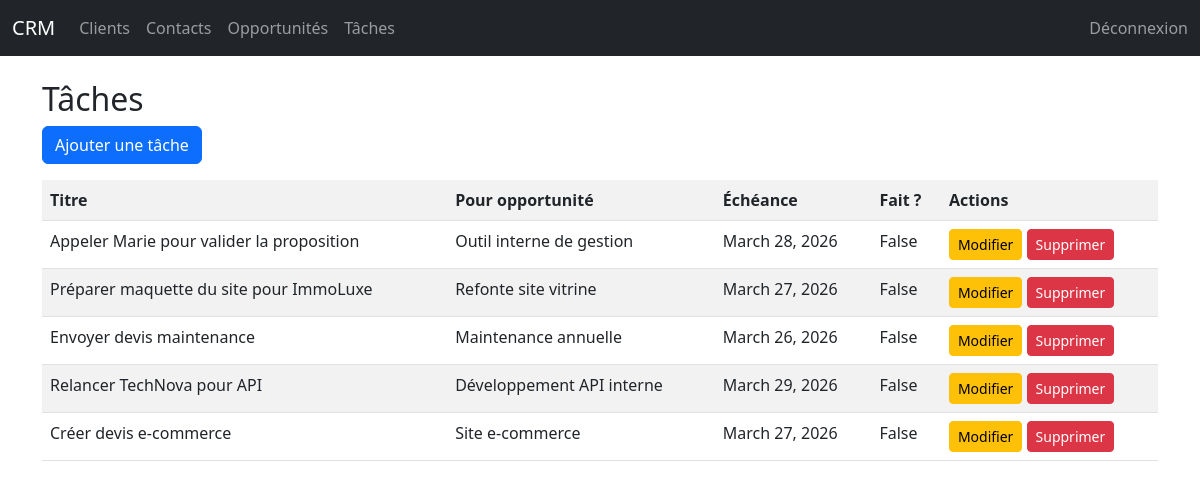
Before: /tasks/ (signed in) with the older database file.
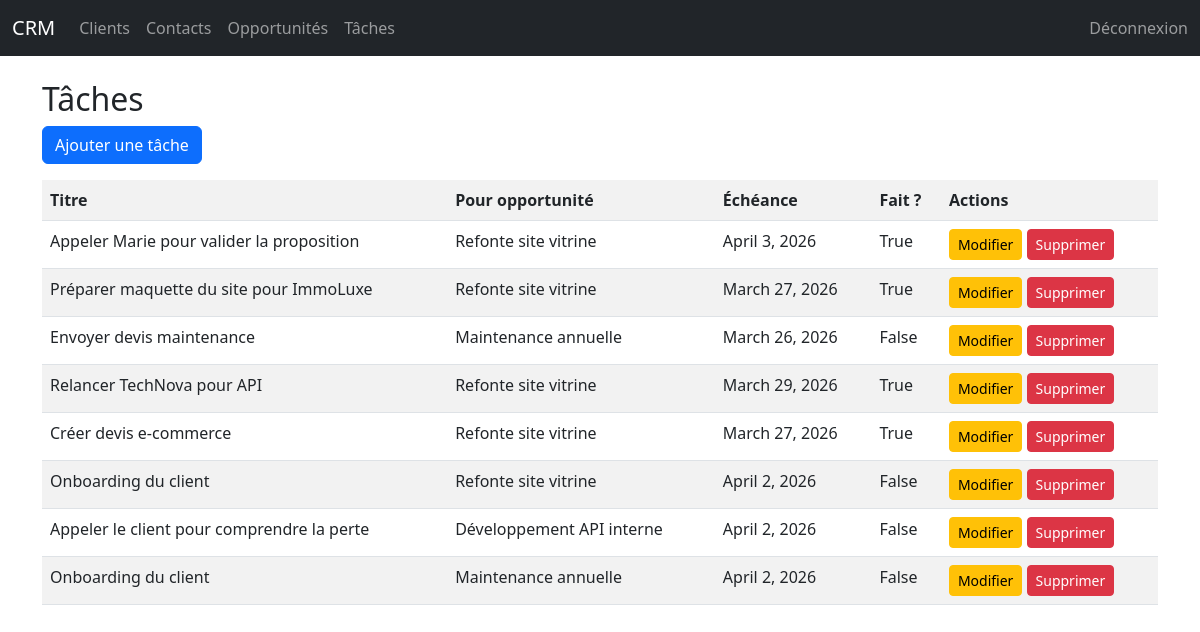
After: the same page with the newer database file.
### crm/models.py (models this page shows, shortened)
class Task(models.Model):
    opportunity = models.ForeignKey(Opportunity, on_delete=models.CASCADE, related_name="tasks")
    title = models.CharField(max_length=200)
    due_date = models.DateField(blank=True, null=True)
    done = models.BooleanField(default=False)

class Opportunity(models.Model):
    client = models.ForeignKey(Client, on_delete=models.CASCADE, related_name="opportunities")
    title = models.CharField(max_length=200)
    amount = models.DecimalField(max_digits=10, decimal_places=2)
    stage = models.CharField(
        max_length=50,
        choices=[
            ("new", "Nouveau"),
            ("contacted", "Contacté"),
            ("proposal", "Proposition"),
            ("won", "Gagné"),
            ("lost", "Perdu"),
        ],
        default="new"
    )
    created_at = models.DateTimeField(auto_now_add=True)
    owner = models.ForeignKey(User, on_delete=models.CASCADE, related_name="opportunities")

### crm/views.py (the view)
# urls.py: path("tasks/", views.tasks_list),
@login_required
def tasks_list(request):
    if request.user.is_staff:
        tasks = Task.objects.all()
    else:
        tasks = Task.objects.filter
    return render(request, "crm/tasks_list.html", {"tasks": tasks})

### crm/templates/crm/tasks_list.html
{% extends "base.html" %}
{% block content %}
<h2>Tâches</h2>
<a href="/tasks/add/" class="btn btn-primary mb-3">Ajouter une tâche</a>
<table class="table table-striped">
<tr>
    <th>Titre</th>
    <th>Pour opportunité</th>
    <th>Échéance</th>
    <th>Fait ?</th>
    <th>Actions</th>
</tr>
{% for t in tasks %}
<tr>
    <td>{{ t.title }}</td>
    <td>{{ t.opportunity.title }}</td>
    <td>{{ t.due_date }}</td>
    <td>{{ t.done }}</td>
    <td>
        <a href="/tasks/{{ t.id }}/edit/" class="btn btn-warning btn-sm">Modifier</a>
        <a href="/tasks/{{ t.id }}/delete/" class="btn btn-danger btn-sm">Supprimer</a>
    </td>
</tr>
{% empty %}
<tr><td colspan="4">Aucune tâche.</td></tr>
{% endfor %}
</table>
{% endblock %}

### templates/base.html (shortened to what this page needs)
<!DOCTYPE html>
<html>
<head>
    <link href="https://cdn.jsdelivr.net/npm/bootstrap@5.3.0/dist/css/bootstrap.min.css"
          rel="stylesheet">
</head>
<body>
<nav class="navbar navbar-expand-lg navbar-dark bg-dark mb-4">
    <div class="container-fluid">
        <a class="navbar-brand" href="/">CRM</a>
        <div class="collapse navbar-collapse" id="navbarNav">
            <ul class="navbar-nav me-auto">
                {% if user.is_authenticated %}
                <li class="nav-item">
                    <a class="nav-link" href="/clients/">Clients</a>
                </li>
                <li class="nav-item">
                    <a class="nav-link" href="/contacts/">Contacts</a>
                </li>
                <li class="nav-item">
                    <a class="nav-link" href="/opportunities/">Opportunités</a>
                </li>
                <li class="nav-item">
                    <a class="nav-link" href="/tasks/">Tâches</a>
                </li>
                {% endif %}
            </ul>
            <ul class="navbar-nav">
                {% if user.is_authenticated %}
                <li class="nav-item">
                    <form action="/logout/" method="POST" class="d-inline">
                        <button type="submit"
                                class="nav-link btn btn-link p-0 m-0"
                                style="color: rgba(255,255,255,.55); text-decoration:none;"
                                onmouseover="this.style.color='white'"
                                onmouseout="this.style.color='rgba(255,255,255,.55)'">
                            Déconnexion
                        </button>
                    </form>
                </li>
                {% else %}
                <li class="nav-item">
                    <a class="nav-link" href="/login/">Connexion</a>
                </li>
                {% endif %}
            </ul>
        </div>
    </div>
</nav>
<div class="container">
    {% block content %}{% endblock %}
</div>
</body>
</html>

Changed rows visible on the page:
changed Task "Appeler Marie pour valider la proposition": opportunity "Outil interne de gestion" → "Refonte site vitrine"; due_date "March 28, 2026" → "April 3, 2026"; done "False" → "True"
changed Task "Préparer maquette du site pour ImmoLuxe": done "False" → "True"
changed Task "Relancer TechNova pour API": opportunity "Développement API interne" → "Refonte site vitrine"; done "False" → "True"
changed Task "Créer devis e-commerce": opportunity "Site e-commerce" → "Refonte site vitrine"; done "False" → "True"
added Task: title "Onboarding du client", opportunity "Refonte site vitrine", due_date "April 2, 2026", done "False"
added Task: title "Appeler le client pour comprendre la perte", opportunity "Développement API interne", due_date "April 2, 2026", done "False"
added Task: title "Onboarding du client", opportunity "Maintenance annuelle", due_date "April 2, 2026", done "False"
